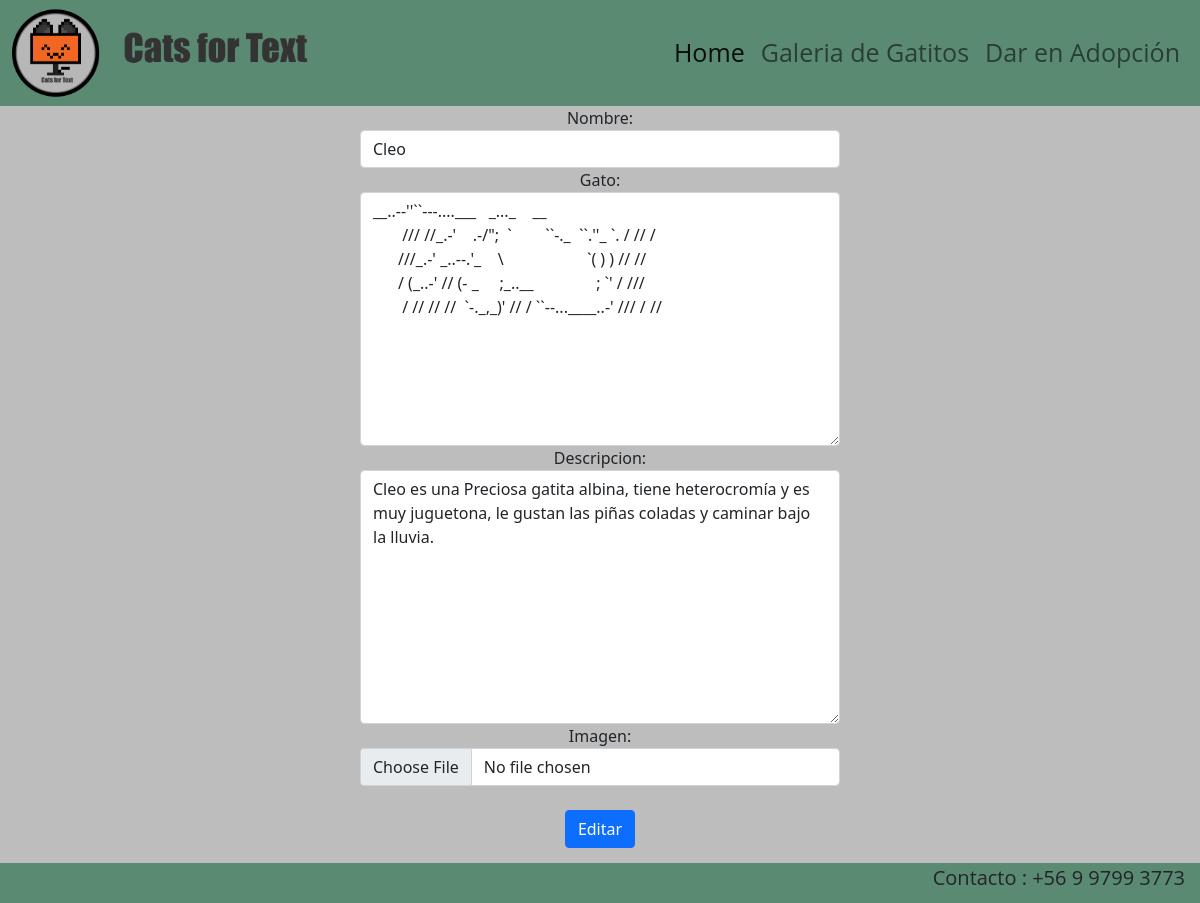
The page /editar_cat/21 on the database as committed earlier.
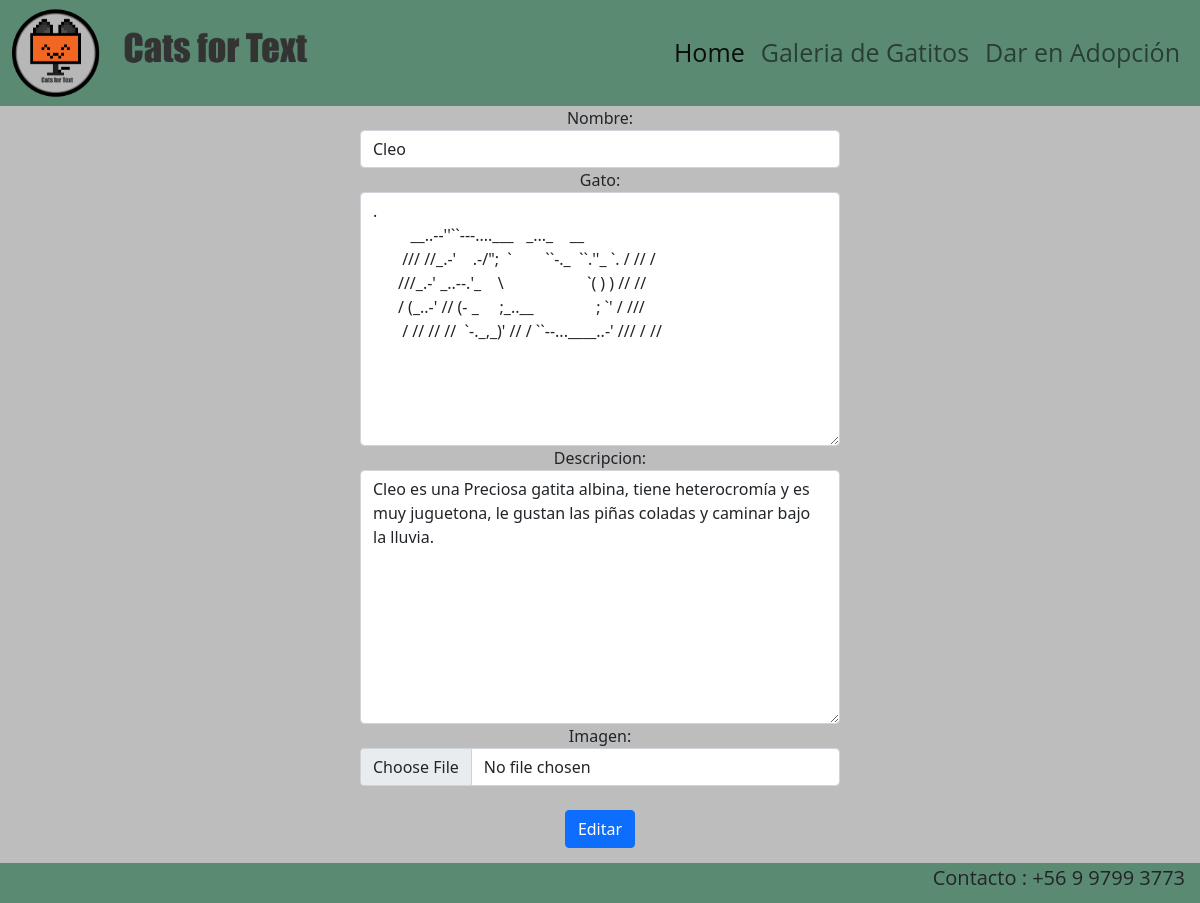
The same page on the database as committed later.
### cats/models.py (models this page shows, shortened)
class Cats(models.Model):
        name_cat = models.CharField(max_length=30)
        ascii_cat = models.TextField()
        desc_cat = models.CharField(max_length=200)
        imagen_cat = models.ImageField(upload_to="cats", null=True)

### cats/views.py (the view)
# urls.py: path('editar_cat/<int:id_cat>', views.editar_cat ,name="editar_cat"),
def editar_cat(request, id_cat):
    cat = get_object_or_404(Cats, id=id_cat)
    data = {
        'form' : CatsForm(instance=cat)
    }
    if request.method == 'POST':
        formulario = CatsForm(data=request.POST, instance=cat, files=request.FILES)
        if formulario.is_valid():
            formulario.save()
            return redirect (to="listar_cats")
        data["form"] = formulario
    return render(request, "cats/editar_cat.html", data)

### cats/forms.py
class CatsForm(forms.ModelForm):
    class Meta:
        model = Cats
        fields = ['name_cat', 'ascii_cat', 'desc_cat', 'imagen_cat']
        labels = {
            'name_cat': 'Nombre',
            'ascii_cat': 'Gato',
            'desc_cat': 'Descripcion',
            'imagen_cat': 'Imagen',
        }
        widgets = {
            'name_cat': forms.TextInput(attrs={'class': 'form-control','id':'name_f'}),
            'ascii_cat': forms.Textarea(attrs={'class': 'form-control','id':'ascii_f'}),
            'desc_cat': forms.Textarea(attrs={'class': 'form-control','id':'desc_f'}),
            'imagen_cat': forms.FileInput(attrs={'class': 'form-control','id':'imagen_f'}),
        }

### cats/templates/cats/editar_cat.html (shortened to what this page needs)
{% extends 'cats/base.html' %}
{% load static %}
{% block css %}
<link rel="stylesheet" href="{% static 'cats/css/editar_cat.css' %}">
{% endblock %}
{% block contenido %}
    <form method="POST" id=cat2 enctype="multipart/form-data">
        {{ form }}
        <br>
        <button type="submit" class="btn btn-primary">Editar</button>
    </form>
{% endblock %}

Rows that differ between the two databases and show on the page:
changed Cats "Cleo": ascii_cat "__..--''``---....___ _..._ __ ///…" → ". __..--''``---....___ _..._ __ ///…"
